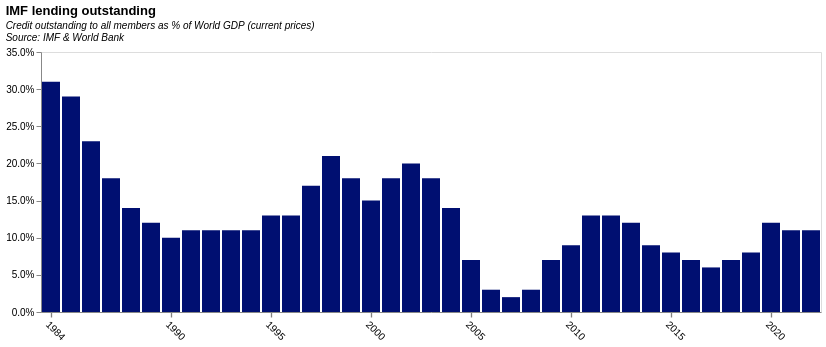

Vega-Lite specification for this chart:
### Vega-Lite specification from a JSON file in a GitHub repository (floating-point values rounded to 4 significant figures)
{"$schema": "https://vega.github.io/schema/vega-lite/v5.json", "title": {"text": "IMF lending outstanding", "subtitle": ["Credit outstanding to all members as % of World GDP (current prices)", "Source: IMF & World Bank"], "subtitleFontStyle": "italic", "subtitleFontSize": 10, "anchor": "start", "color": "black"}, "data": {"values": [{"Date": "08/31/2022", "GRA Purchases": "93769635059", "PRGT 1/2/": "15254184552", "Totals": "1.09024E+11", "Year": "2022", "": "31/2022", "Day": "31", "Total_billion": "109.02", "World_GDP": "9.84065E+13", "Debt-GDP": "0.11"}, {"Date": "12/31/2021", "GRA Purchases": "89474552025", "PRGT 1/2/": "14554823681", "Totals": "1.04029E+11", "Year": "2021", "": "31/2021", "Day": "31", "Total_billion": "104.03", "World_GDP": "9.61001E+13", "Debt-GDP": "0.11"}, {"Date": "12/31/2020", "GRA Purchases": "93408630285", "PRGT 1/2/": "12481816684", "Totals": "1.0589E+11", "Year": "2020", "": "31/2020", "Day": "31", "Total_billion": "105.89", "World_GDP": "8.49068E+13", "Debt-GDP": "0.12"}, {"Date": "12/31/2019", "GRA Purchases": "66945509865", "PRGT 1/2/": "6590835450", "Totals": "73536345315", "Year": "2019", "": "31/2019", "Day": "31", "Total_billion": "73.54", "World_GDP": "8.76529E+13", "Debt-GDP": "0.08"}, {"Date": "12/31/2018", "GRA Purchases": "55395611392", "PRGT 1/2/": "6426181029", "Totals": "61821792421", "Year": "2018", "": "31/2018", "Day": "31", "Total_billion": "61.82", "World_GDP": "8.6413E+13", "Debt-GDP": "0.07"}, {"Date": "12/31/2017", "GRA Purchases": "39585385873", "PRGT 1/2/": "6522280669", "Totals": "46107666542", "Year": "2017", "": "31/2017", "Day": "31", "Total_billion": "46.11", "World_GDP": "8.1404E+13", "Debt-GDP": "0.06"}, {"Date": "12/31/2016", "GRA Purchases": "49267630851", "PRGT 1/2/": "6482647937", "Totals": "55750278788", "Year": "2016", "": "31/2016", "Day": "31", "Total_billion": "55.75", "World_GDP": "7.64656E+13", "Debt-GDP": "0.07"}, {"Date": "12/31/2015", "GRA Purchases": "50757840741", "PRGT 1/2/": "6575911158", "Totals": "57333751899", "Year": "2015", "": "31/2015", "Day": "31", "Total_billion": "57.33", "World_GDP": "7.51793E+13", "Debt-GDP": "0.08"}, {"Date": "12/31/2014", "GRA Purchases": "69041563463", "PRGT 1/2/": "6292755583", "Totals": "75334319046", "Year": "2014", "": "31/2014", "Day": "31", "Total_billion": "75.33", "World_GDP": "7.97088E+13", "Debt-GDP": "0.09"}, {"Date": "12/31/2013", "GRA Purchases": "83899249061", "PRGT 1/2/": "6174392682", "Totals": "90073641743", "Year": "2013", "": "31/2013", "Day": "31", "Total_billion": "90.07", "World_GDP": "7.76072E+13", "Debt-GDP": "0.12"}, {"Date": "12/31/2012", "GRA Purchases": "90042348252", "PRGT 1/2/": "5766292503", "Totals": "95808640755", "Year": "2012", "": "31/2012", "Day": "31", "Total_billion": "95.81", "World_GDP": "7.54881E+13", "Debt-GDP": "0.13"}, {"Date": "12/31/2011", "GRA Purchases": "87276915790", "PRGT 1/2/": "5308609594", "Totals": "92585525384", "Year": "2011", "": "31/2011", "Day": "31", "Total_billion": "92.59", "World_GDP": "7.38538E+13", "Debt-GDP": "0.13"}, {"Date": "12/31/2010", "GRA Purchases": "55620104510", "PRGT 1/2/": "4819344134", "Totals": "60439448644", "Year": "2010", "": "31/2010", "Day": "31", "Total_billion": "60.44", "World_GDP": "6.65961E+13", "Debt-GDP": "0.09"}, {"Date": "12/31/2009", "GRA Purchases": "37221142436", "PRGT 1/2/": "5079705286", "Totals": "42300847722", "Year": "2009", "": "31/2009", "Day": "31", "Total_billion": "42.3", "World_GDP": "6.08091E+13", "Debt-GDP": "0.07"}, {"Date": "12/31/2008", "GRA Purchases": "17514964723", "PRGT 1/2/": "3972372030", "Totals": "21487336753", "Year": "2008", "": "31/2008", "Day": "31", "Total_billion": "21.49", "World_GDP": "6.41237E+13", "Debt-GDP": "0.03"}, {"Date": "12/31/2007", "GRA Purchases": "6036146757", "PRGT 1/2/": "3796945581", "Totals": "9833092338", "Year": "2007", "": "31/2007", "Day": "31", "Total_billion": "9.83", "World_GDP": "5.8355E+13", "Debt-GDP": "0.02"}, {"Date": "12/31/2006", "GRA Purchases": "9822640239", "PRGT 1/2/": "3844020520", "Totals": "13666660759", "Year": "2006", "": "31/2006", "Day": "31", "Total_billion": "13.67", "World_GDP": "5.17798E+13", "Debt-GDP": "0.03"}, {"Date": "12/31/2005", "GRA Purchases": "28432143237", "PRGT 1/2/": "6282121668", "Totals": "34714264905", "Year": "2005", "": "31/2005", "Day": "31", "Total_billion": "34.71", "World_GDP": "4.77797E+13", "Debt-GDP": "0.07"}, {"Date": "12/31/2004", "GRA Purchases": "55373766674", "PRGT 1/2/": "6766029353", "Totals": "62139796027", "Year": "2004", "": "31/2004", "Day": "31", "Total_billion": "62.14", "World_GDP": "4.41176E+13", "Debt-GDP": "0.14"}, {"Date": "12/31/2003", "GRA Purchases": "65032062712", "PRGT 1/2/": "6880893268", "Totals": "71912955980", "Year": "2003", "": "31/2003", "Day": "31", "Total_billion": "71.91", "World_GDP": "3.9147E+13", "Debt-GDP": "0.18"}, {"Date": "12/31/2002", "GRA Purchases": "63601058794", "PRGT 1/2/": "6868671012", "Totals": "70469729806", "Year": "2002", "": "31/2002", "Day": "31", "Total_billion": "70.47", "World_GDP": "3.49114E+13", "Debt-GDP": "0.20"}, {"Date": "12/31/2001", "GRA Purchases": "53477225409", "PRGT 1/2/": "6424578684", "Totals": "59901804093", "Year": "2001", "": "31/2001", "Day": "31", "Total_billion": "59.9", "World_GDP": "3.36154E+13", "Debt-GDP": "0.18"}, {"Date": "12/31/2000", "GRA Purchases": "42990531049", "PRGT 1/2/": "6331595468", "Totals": "49322126517", "Year": "2000", "": "31/2000", "Day": "31", "Total_billion": "49.32", "World_GDP": "3.38309E+13", "Debt-GDP": "0.15"}, {"Date": "12/31/1999", "GRA Purchases": "51061861875", "PRGT 1/2/": "6434274362", "Totals": "57496136237", "Year": "1999", "": "31/1999", "Day": "31", "Total_billion": "57.5", "World_GDP": "3.27374E+13", "Debt-GDP": "0.18"}, {"Date": "12/31/1998", "GRA Purchases": "60451017051", "PRGT 1/2/": "6288825925", "Totals": "66739842976", "Year": "1998", "": "31/1998", "Day": "31", "Total_billion": "66.74", "World_GDP": "3.154E+13", "Debt-GDP": "0.21"}, {"Date": "12/31/1997", "GRA Purchases": "46559033783", "PRGT 1/2/": "6009867422", "Totals": "52568901205", "Year": "1997", "": "31/1997", "Day": "31", "Total_billion": "52.57", "World_GDP": "3.16204E+13", "Debt-GDP": "0.17"}, {"Date": "12/31/1996", "GRA Purchases": "36127472805", "PRGT 1/2/": "5881609752", "Totals": "42009082557", "Year": "1996", "": "31/1996", "Day": "31", "Total_billion": "42.01", "World_GDP": "3.17367E+13", "Debt-GDP": "0.13"}, {"Date": "12/31/1995", "GRA Purchases": "35929173412", "PRGT 1/2/": "5657438528", "Totals": "41586611940", "Year": "1995", "": "31/1995", "Day": "31", "Total_billion": "41.59", "World_GDP": "3.10436E+13", "Debt-GDP": "0.13"}, {"Date": "12/31/1994", "GRA Purchases": "25611676952", "PRGT 1/2/": "4599768498", "Totals": "30211445450", "Year": "1994", "": "31/1994", "Day": "31", "Total_billion": "30.21", "World_GDP": "2.78723E+13", "Debt-GDP": "0.11"}, {"Date": "12/31/1993", "GRA Purchases": "25196745031", "PRGT 1/2/": "3942792899", "Totals": "29139537930", "Year": "1993", "": "31/1993", "Day": "31", "Total_billion": "29.14", "World_GDP": "2.5822E+13", "Debt-GDP": "0.11"}, {"Date": "12/31/1992", "GRA Purchases": "23967172718", "PRGT 1/2/": "3804463796", "Totals": "27771636514", "Year": "1992", "": "31/1992", "Day": "31", "Total_billion": "27.77", "World_GDP": "2.54061E+13", "Debt-GDP": "0.11"}, {"Date": "12/31/1991", "GRA Purchases": "23378573926", "PRGT 1/2/": "3285717796", "Totals": "26664291722", "Year": "1991", "": "31/1991", "Day": "31", "Total_billion": "26.66", "World_GDP": "2.37596E+13", "Debt-GDP": "0.11"}, {"Date": "12/31/1990", "GRA Purchases": "20731851093", "PRGT 1/2/": "2571911617", "Totals": "23303762710", "Year": "1990", "": "31/1990", "Day": "31", "Total_billion": "23.3", "World_GDP": "2.278E+13", "Debt-GDP": "0.10"}, {"Date": "12/31/1989", "GRA Purchases": "22315104224", "PRGT 1/2/": "2334886562", "Totals": "24649990786", "Year": "1989", "": "31/1989", "Day": "31", "Total_billion": "24.65", "World_GDP": "2.0194E+13", "Debt-GDP": "0.12"}, {"Date": "12/31/1988", "GRA Purchases": "24750004884", "PRGT 1/2/": "1773964293", "Totals": "26523969177", "Year": "1988", "": "31/1988", "Day": "31", "Total_billion": "26.52", "World_GDP": "1.9338E+13", "Debt-GDP": "0.14"}, {"Date": "12/31/1987", "GRA Purchases": "28751979125", "PRGT 1/2/": "1866342930", "Totals": "30618322055", "Year": "1987", "": "31/1987", "Day": "31", "Total_billion": "30.62", "World_GDP": "1.73072E+13", "Debt-GDP": "0.18"}, {"Date": "12/31/1986", "GRA Purchases": "33334905644", "PRGT 1/2/": "2013169931", "Totals": "35348075575", "Year": "1986", "": "31/1986", "Day": "31", "Total_billion": "35.35", "World_GDP": "1.52053E+13", "Debt-GDP": "0.23"}, {"Date": "12/31/1985", "GRA Purchases": "35194787249", "PRGT 1/2/": "2470247948", "Totals": "37665035197", "Year": "1985", "": "31/1985", "Day": "31", "Total_billion": "37.67", "World_GDP": "1.28601E+13", "Debt-GDP": "0.29"}, {"Date": "12/31/1984", "GRA Purchases": "34936772393", "PRGT 1/2/": "2769874900", "Totals": "37706647293", "Year": "1984", "": "31/1984", "Day": "31", "Total_billion": "37.71", "World_GDP": "1.22698E+13", "Debt-GDP": "0.31"}]}, "height": 260, "width": "container", "mark": {"type": "bar", "color": "#000f71"}, "encoding": {"x": {"field": "Year", "type": "ordinal", "axis": {"title": null, "labelAngle": 45, "ticks": true, "tickWidth": 1.3, "tickColor": "grey", "values": ["1984", "1990", "1995", "2000", "2005", "2010", "2015", "2020"]}}, "y": {"field": "Debt-GDP", "type": "quantitative", "title": null, "axis": {"grid": false, "format": "0.1%"}}, "tooltip": {"field": "Debt-GDP", "type": "quantitative", "format": "0.1%", "title": "Debt-GDP"}}}
